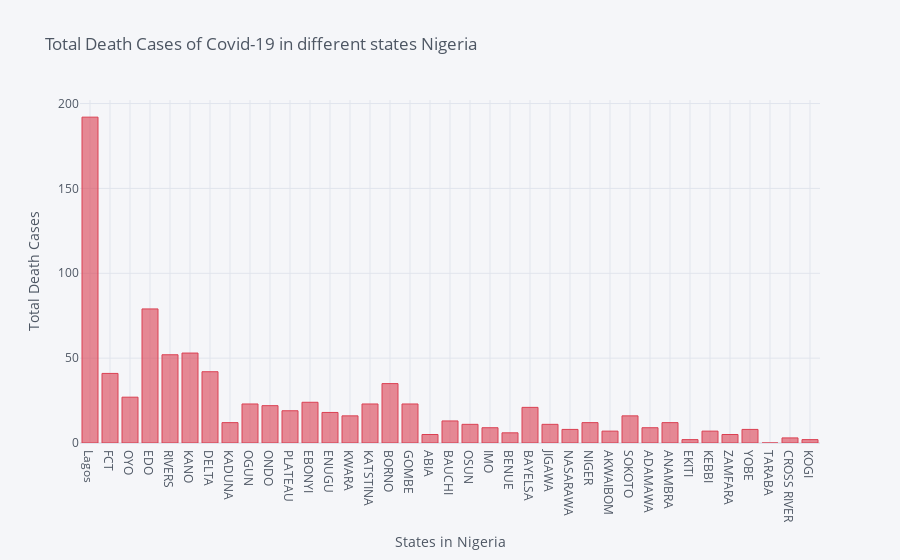

Notebook code for this chart:
### Code cell
# Lets visualize the whole dataset using plotly barchart. To see the total death cases in each of the state, just hover
# on the bar corresponding to the state for easy visuals

data1.iplot(kind='bar',x='Name of State',y='Death',
            title='Total Death Cases of Covid-19 in different states Nigeria',xTitle='States in Nigeria',
            yTitle='Total Death Cases',colors='red',size=20)

### Figure 1 — Plotly figure (JSON) as saved in the notebook; plotly's stock layout.template omitted (floating-point values rounded to 4 significant figures)
{"data": [{"marker": {"color": "rgba(219, 64, 82, 0.6)", "line": {"color": "rgba(219, 64, 82, 1.0)", "width": 1}}, "name": "Death", "orientation": "v", "text": "", "type": "bar", "x": ["Lagos", "FCT", "OYO", "EDO", "RIVERS", "KANO", "DELTA", "KADUNA", "OGUN", "ONDO", "PLATEAU", "EBONYI", "ENUGU", "KWARA", "KATSTINA", "BORNO", "GOMBE", "ABIA", "BAUCHI", "OSUN", "IMO", "BENUE", "BAYELSA", "JIGAWA", "NASARAWA", "NIGER", "AKWAIBOM", "SOKOTO", "ADAMAWA", "ANAMBRA", "EKITI", "KEBBI", "ZAMFARA", "YOBE", "TARABA", "CROSS RIVER", "KOGI"], "y": [192, 41, 27, 79, 52, 53, 42, 12, 23, 22, 19, 24, 18, 16, 23, 35, 23, 5, 13, 11, 9, 6, 21, 11, 8, 12, 7, 16, 9, 12, 2, 7, 5, 8, 0, 3, 2]}], "layout": {"legend": {"bgcolor": "#F5F6F9", "font": {"color": "#4D5663"}}, "paper_bgcolor": "#F5F6F9", "plot_bgcolor": "#F5F6F9", "title": {"font": {"color": "#4D5663"}, "text": "Total Death Cases of Covid-19 in different states Nigeria"}, "xaxis": {"gridcolor": "#E1E5ED", "showgrid": true, "tickfont": {"color": "#4D5663"}, "title": {"font": {"color": "#4D5663"}, "text": "States in Nigeria"}, "zerolinecolor": "#E1E5ED"}, "yaxis": {"gridcolor": "#E1E5ED", "showgrid": true, "tickfont": {"color": "#4D5663"}, "title": {"font": {"color": "#4D5663"}, "text": "Total Death Cases"}, "zerolinecolor": "#E1E5ED"}}}
